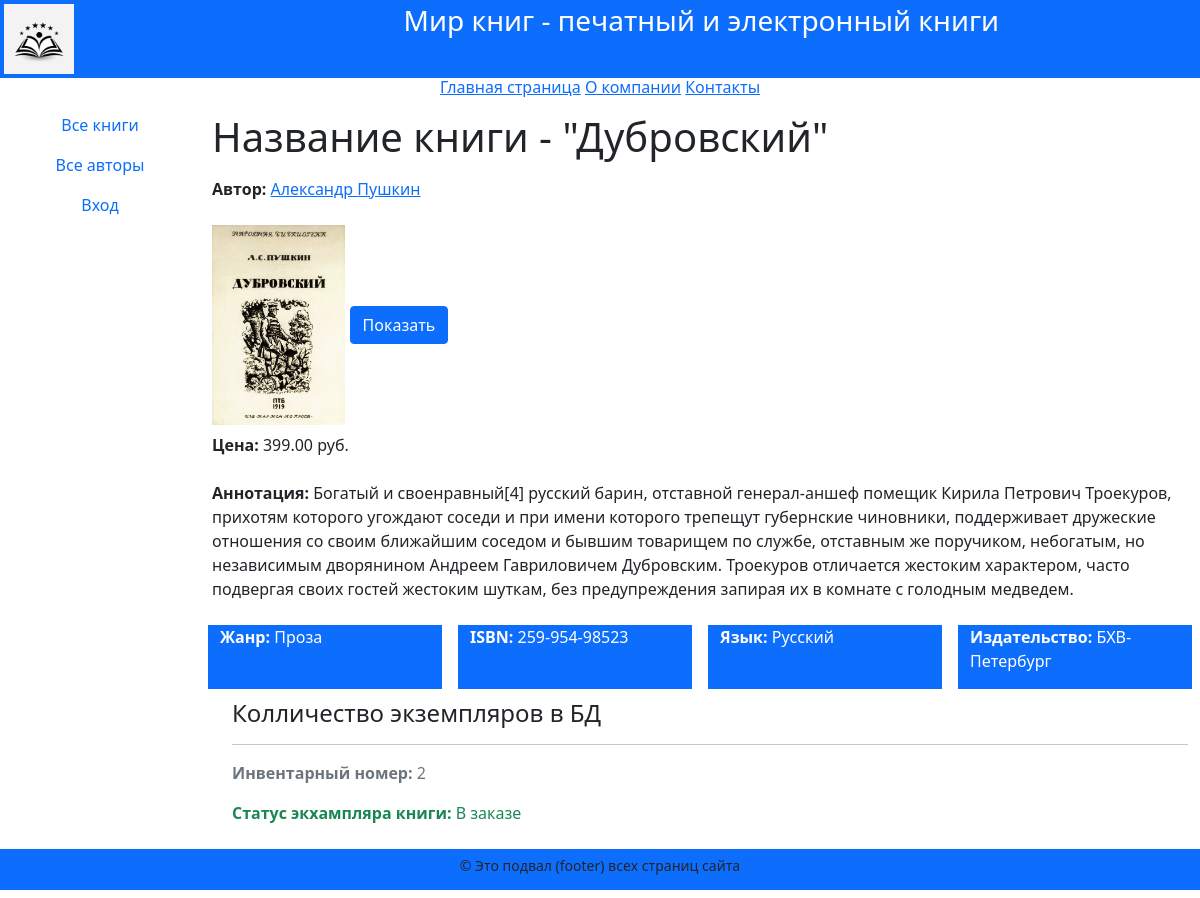
The page /books/2/ on the database its author committed.
### catalog/models.py (models this page shows, shortened)
class Book(models.Model):
    title = models.CharField(
        max_length=200,
        help_text="Введите название книги",
        verbose_name="Название книги",
    )
    genre = models.ForeignKey(
        "Genre",
        on_delete=models.CASCADE,
        null=True,
        help_text="Выберите жанр книги",
        verbose_name="Жанр книги",
    )
    language = models.ForeignKey(
        "Language",
        on_delete=models.CASCADE,
        null=True,
        help_text="Выберите язык книги",
        verbose_name="Язык книги",
    )
    publisher = models.ForeignKey(
        "Publisher",
        on_delete=models.CASCADE,
        null=True,
        help_text="Выберите издательство",
        verbose_name="Издательство",
    )
    year = models.CharField(
        max_length=4,
        help_text="Введите год издания",
        verbose_name="Год издания",
    )
    author = models.ManyToManyField(
        "Author",
        help_text="Выберите автора (авторов) книги",
        verbose_name="Автор (авторы) книги",
    )
    summary = models.TextField(
        max_length=1000,
        help_text="Введите краткое описание книги",
        verbose_name="Аннотация книги",
    )
    isbn = models.CharField(
        max_length=13,
        help_text="Должно содержать 13 символов",
        verbose_name="ISBN книги",
    )
    price = models.DecimalField(
        decimal_places=2,
        max_digits=7,
        help_text="Введите цену книги",
        verbose_name="Цена (руб.)",
    )
    photo = models.ImageField(
        upload_to="images",
        help_text="Загрузите изображение обложки",
        verbose_name="Изображение обложки",
    )
    def display_author(self):
        return ", ".join([author.last_name for author in self.author.all()])
    display_author.short_description = "Авторы"

class Author(models.Model):
    first_name = models.CharField(
        max_length=100,
        help_text="Введите имя автора",
        verbose_name="Имя автора",
    )
    last_name = models.CharField(
        max_length=100,
        help_text="Введите фамилию автора",
        verbose_name="Фамилия автора",
    )
    date_of_birth = models.DateField(
        help_text="Введите дату рождения",
        verbose_name="Дата рождения",
        null=True,
        blank=True,
    )
    about = models.TextField(
        help_text="Введите сведения об авторе",
        verbose_name="Сведения об авторе",
    )
    photo = models.ImageField(
        upload_to="images",
        help_text="Загрузите фото автора",
        verbose_name="Фото автора",
        null=True,
        blank=True,
    )

class Genre(models.Model):
    name = models.CharField(
        max_length=200,
        help_text="Введите жанр книги",
        verbose_name="Жанр книги",
    )
    def __str__(self) -> str:
        return self.name

class Language(models.Model):
    name = models.CharField(
        max_length=20,
        help_text="Введите язык книги",
        verbose_name="Язык книги",
    )
    def __str__(self) -> str:
        return self.name

class Publisher(models.Model):
    name = models.CharField(
        max_length=20,
        help_text="Введите наименование издательства",
        verbose_name="Издательство",
    )
    def __str__(self) -> str:
        return self.name

class BookInstance(models.Model):
    class Meta:
        ordering = ["due_back"]
    book = models.ForeignKey(
        "Book",
        on_delete=models.CASCADE,
        null=True,
    )
    inv_num = models.CharField(
        max_length=20,
        help_text="Введите инвентарный номер экземпляра",
        verbose_name="Инвентарный номер",
    )
    status = models.ForeignKey(
        "Status",
        on_delete=models.CASCADE,
        null=True,
        help_text="Изменить состояние экзампляра",
        verbose_name="Статус экзампляра книги",
    )
    due_back = models.DateField(
        null=True,
        help_text="Введите конец срока статуса",
        verbose_name="Дата окончания статуса",
    )
    borrower = models.ForeignKey(
        get_user_model(),
        on_delete=models.SET_NULL,
        null=True,
        blank=True,
        verbose_name="Заказчик",
        help_text="Веберите заказчика книги",
    )

class Status(models.Model):
    name = models.CharField(
        max_length=20,
        help_text="Введите статус экземпляра книги",
        verbose_name="Статус экземпляра книги",
    )
    def __str__(self) -> str:
        return self.name

### catalog/views.py (the view)
# urls.py: path("books/<int:pk>/", views.BookDetailView.as_view(), name="book-detail"),
class BookDetailView(DetailView):
    model = Book
    context_object_name = "book"

### catalog/templates/catalog/book_detail.html (shortened to what this page needs)
{% extends "base.html" %}
{% block content %}
<div class="container text-start">
  <div class="row my-2">
    <h1>Название книги - "{{book.title}}"</h1>
  </div>
  <div class="row my-2">
    <p><strong>Автор:</strong>
      {% for author in book.author.all %}
      <a href="{% url 'authors-detail' author.pk %}">{{author.first_name}} {{author.last_name}}</a>
      {% endfor %}
    </p>
  </div>
  <img src="{{book.photo.url}}" alt="connect" style="max-height: 200px;">
  <a href="{{book.photo.url}}" class="btn btn-primary" target="_blank">Показать</a>
  <div class="row my-2">
    <div class="col">
      <p><strong>Цена:</strong> {{book.price}} руб.</p>
    </div>
  </div>
  <div class="row my-2">
    <p><strong>Аннотация:</strong> {{book.summary}}</p>
  </div>
  <div class="row my-2">
    <div class="col mx-2 bg-primary text-white">
      <p><strong>Жанр:</strong> {{book.genre}}</p>
    </div>
    <div class="col mx-2 bg-primary text-white">
      <p><strong>ISBN:</strong> {{book.isbn}}</p>
    </div>
    <div class="col mx-2 bg-primary text-white">
      <p><strong>Язык:</strong> {{book.language}}</p>
    </div>
    <div class="col mx-2 bg-primary text-white">
      <p><strong>Издательство:</strong> {{book.publisher}}</p>
    </div>
  </div>
  <div style="margin-left: 20px; margin-top: 10px;">
    <h4>Колличество экземпляров в БД</h4>
    {% for copy in book.bookinstance_set.all %}
    <hr>
    <p class="text-muted">
      <strong>Инвентарный номер:</strong> {{copy.id}}
    </p>
    <p class="text-success">
      <strong>Статус экхампляра книги:</strong> {{copy.status}}
    </p>
    {% endfor %}
  </div>
</div>
{% endblock %}

### rows shown on the page
Book: title "Дубровский", photo (picture), price "399.00", summary "Богатый и своенравный[4] русский барин, отставной генерал-аншеф помещик Кирила Петрович Троекуров, прихотям которого угождают соседи и при имени которого трепещут губернские чиновники, поддерживает дружеские отношения со своим ближайшим соседом и бывшим товарищем по службе, отставным же поручиком, небогатым, но независимым дворянином Андреем Гавриловичем Дубровским. Троекуров отличается жестоким характером, часто подвергая своих гостей жестоким шуткам, без предупреждения запирая их в комнате с голодным медведем.", genre "Проза", isbn "259-954-98523", language "Русский", publisher "БХВ-Петербург"
Author: first_name "Александр", last_name "Пушкин"
BookInstance: id "2", status "В заказе"
